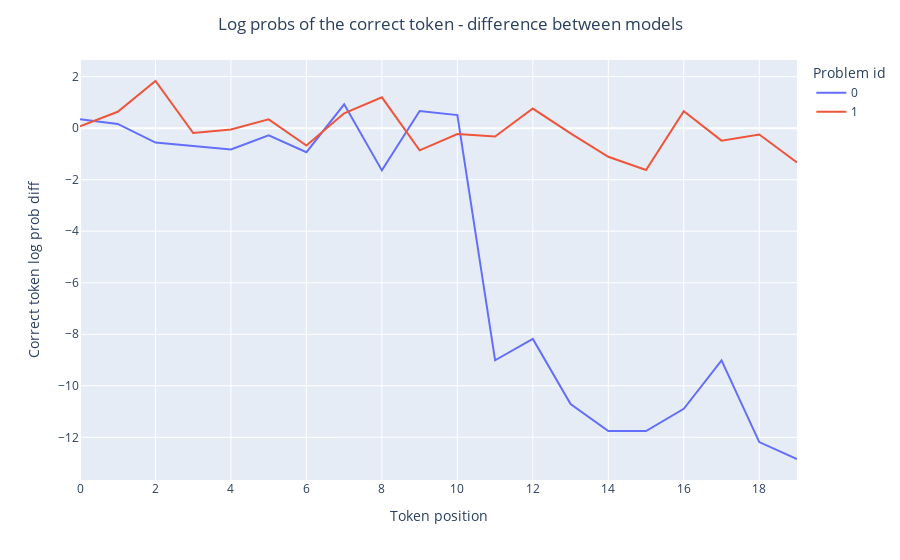

Here is the notebook cell this chart was saved with:
### Code cell
# %%
import torch as t
from transformer_lens import HookedTransformer

from modiff import compare

t.set_grad_enabled(False)
device = "cpu"  # t.device("cuda" if t.cuda.is_available() else "cpu")

# # DEV MODE: autoreload
# from IPython import get_ipython
# ipython = get_ipython()
# ipython.run_line_magic("load_ext", "autoreload")
# ipython.run_line_magic("autoreload", "2")

# %%
def generate_repeated_tokens(tokenizer, seq_len, batch_size):
    """Return a repeated sequence of random tokens, total length (1 + seq_len) (1 for BOS)."""
    first_column = (t.ones(batch_size, 1) * tokenizer.bos_token_id).long()
    seq = t.randint(0, tokenizer.vocab_size, (batch_size, seq_len // 2), dtype=t.int64)
    return t.cat([first_column, seq, seq], dim=-1)

def generate_random_tokens(tokenizer, seq_len, batch_size):
    """Return a sequence of random tokens, total length (1 + seq_len) (1 for BOS)."""
    first_column = (t.ones(batch_size, 1) * tokenizer.bos_token_id).long()
    seq = t.randint(0, tokenizer.vocab_size, (batch_size, seq_len), dtype=t.int64)
    return t.cat([first_column, seq], dim=-1)

# %% 
model_1l = HookedTransformer.from_pretrained("attn-only-1l").to(device)
model_2l = HookedTransformer.from_pretrained("attn-only-2l").to(device)

dataset = [
    generate_repeated_tokens(model_1l.tokenizer, seq_len=20, batch_size=10).to(device),
    generate_random_tokens(model_1l.tokenizer, seq_len=20, batch_size=10).to(device),
]

# %%
diff = compare(dataset, model_1l, model_2l)
diff.plot_correct_token_log_prob_diff().show()

print(f"""
OBSERVATIONS
*   Plot shows the average difference between log prob of the correct token 
    according to both models. 
*   Both models "predict" random data equally well (red line)
*   Second model is much better at predicting the repeated sequence 
    (second part of the blue line).
    
Example random sequence: {dataset[0][0]} - same tokens on positions n and n+10 for n>0.
""")


# %%

### Figure 1 — Plotly figure (JSON) as saved in the notebook; plotly's stock layout.template omitted (floating-point values rounded to 4 significant figures)
{"data": [{"hovertemplate": "variable=0<br>index=%{x}<br>value=%{y}<extra></extra>", "legendgroup": "0", "line": {"color": "#636efa", "dash": "solid"}, "marker": {"symbol": "circle"}, "mode": "lines", "name": "0", "orientation": "v", "showlegend": true, "type": "scatter", "x": [0, 1, 2, 3, 4, 5, 6, 7, 8, 9, 10, 11, 12, 13, 14, 15, 16, 17, 18, 19], "xaxis": "x", "y": [0.3467, 0.1655, -0.5604, -0.7017, -0.8259, -0.2799, -0.9323, 0.9251, -1.638, 0.6647, 0.5088, -9.01, -8.182, -10.71, -11.76, -11.76, -10.89, -9.012, -12.18, -12.84], "yaxis": "y"}, {"hovertemplate": "variable=1<br>index=%{x}<br>value=%{y}<extra></extra>", "legendgroup": "1", "line": {"color": "#EF553B", "dash": "solid"}, "marker": {"symbol": "circle"}, "mode": "lines", "name": "1", "orientation": "v", "showlegend": true, "type": "scatter", "x": [0, 1, 2, 3, 4, 5, 6, 7, 8, 9, 10, 11, 12, 13, 14, 15, 16, 17, 18, 19], "xaxis": "x", "y": [0.07241, 0.6358, 1.831, -0.1883, -0.04874, 0.3424, -0.6756, 0.5766, 1.199, -0.8616, -0.2285, -0.3204, 0.7614, -0.2031, -1.112, -1.621, 0.6556, -0.4841, -0.2476, -1.332], "yaxis": "y"}], "layout": {"legend": {"title": {"text": "Problem id"}, "tracegroupgap": 0}, "margin": {"t": 60}, "title": {"text": "Log probs of the correct token - difference between models", "x": 0.5}, "xaxis": {"anchor": "y", "domain": [0, 1], "title": {"text": "Token position"}}, "yaxis": {"anchor": "x", "domain": [0, 1], "title": {"text": "Correct token log prob diff"}}}}
